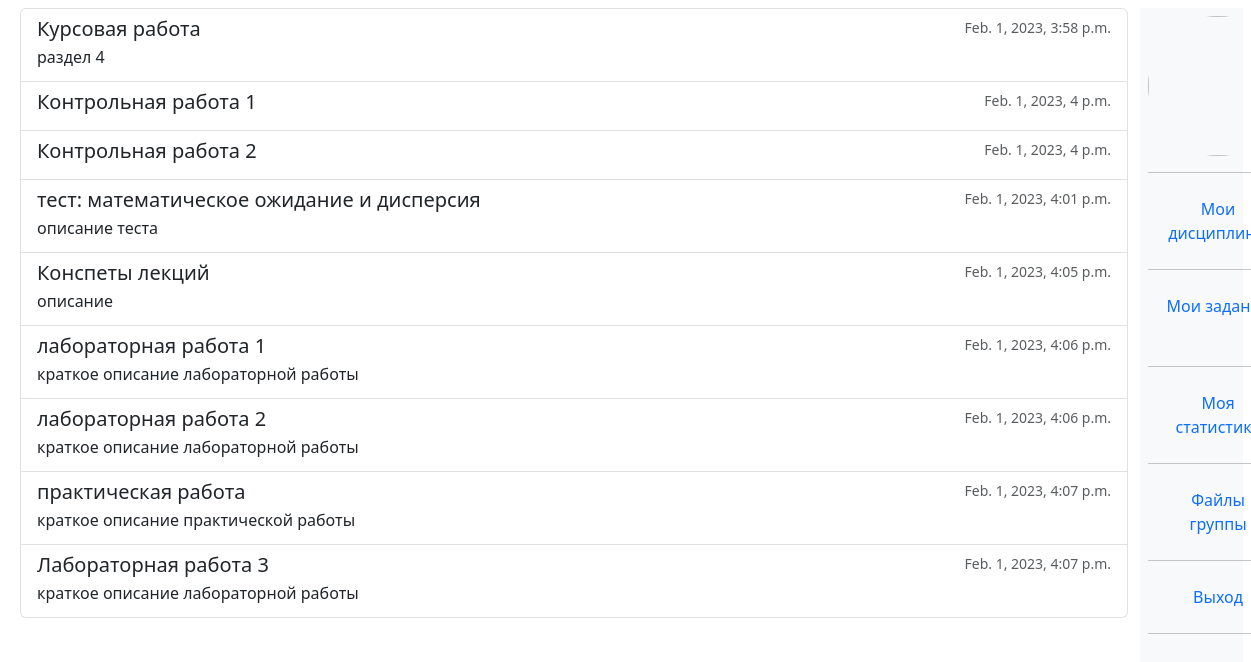
Before: /subject/1 (signed in) with the older database file.
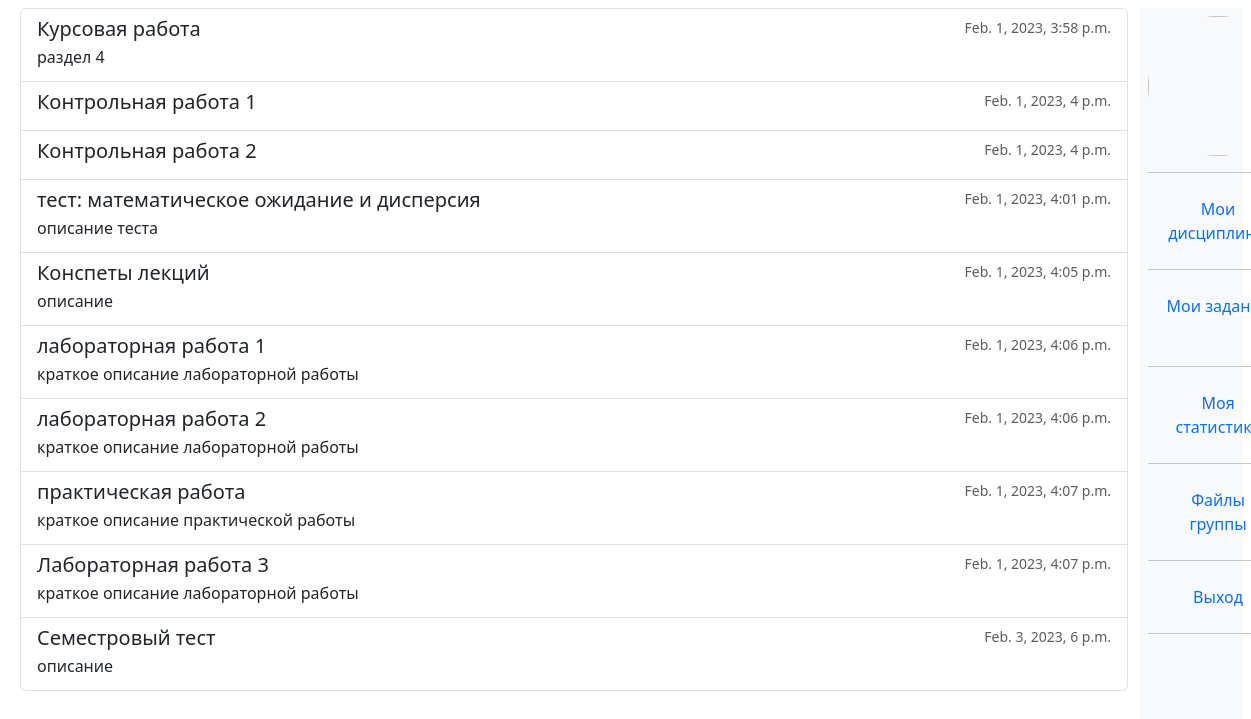
After: the same page with the newer database file.
### univ_app/models.py (models this page shows, shortened)
class Task(models.Model):
    title = models.CharField(max_length=200, default = '', blank = True) #this field is present in Test itself
    description = models.TextField(default = '', blank = True) #this field is present in Test itself
    subject = models.ForeignKey("Subject", blank = True, null = True, on_delete = models.SET_NULL)
    created_at = models.DateTimeField(auto_now_add = True, null = True, blank = True)
    created_by = models.ForeignKey("Teacher", blank = True, null = True, on_delete = models.SET_NULL)
    class Meta:
        abstract = True
    def get_type(self):
        return str(self.__class__.__name__)

class CommonTask(Task):
    file = models.FileField(upload_to = "uploads/common_tasks/", blank = True, null = True)

class Test(Task):
    slug = models.SlugField(max_length = 120 , blank = True, null = True)
    link = models.CharField(max_length=1000, default = '')
    image = models.ImageField(upload_to = "uploads/", blank = True , null=True, default = "test.png")

class InfoTask(Task):
    file = models.FileField(upload_to = "uploads/info_tasks/", blank = True, null = True)

### univ_app/decorators.py (the view)
        def wrapper(request, *args, **kwargs):
            group = None
            if request.user.groups.exists():
                group = request.user.groups.all()[0].name
            if group in allowed_groups:
                return view_func(request, *args, **kwargs)
            else:
                return HttpResponse("У вас нет прав доступа к этой странице")

### univ_app/context_processors.py (called while the page is built)
def get_profile_picture_form(request):
    picture_form = PictureForm
    return {"picture_form": picture_form}

### univ_app/models.py (called while the page is built)
    @property
    def all_tasks(self):
        common_tasks = self.commontask_set.all()
        info_tasks = self.infotask_set.all()
        test_tasks = self.test_set.all()
        tasks = list(chain(common_tasks, info_tasks, test_tasks))
        tasks.sort(key = lambda task : task.created_at)
        return tasks

### univ_app/templatetags/user_tags.py (called while the page is built)
@register.filter(name='has_group')
def has_group(user, group_name):
    return user.groups.filter(name=group_name).exists()

### univ_app/views.py (called while the page is built)
@allowed_users(allowed_groups = ["teacher", "student"])
def ts_subject(request, subj_id):
    subject = Subject.objects.get(id = subj_id)
    tasks = subject.all_tasks
    ctx = {
    "subject":subject,
    "tasks":tasks,
    }
    return render(request,"mutual_views/ts_subject.html",ctx)

### templates/mutual_views/ts_subject.html (shortened to what this page needs)
{%extends "base.html"%}
{%load user_tags%}
{% block ts_subject %}
<div class="list-group">
  {%for task in tasks%}
  <a href="{%url 'ts_task' task.get_type task.id %}" class="list-group-item list-group-item-action flex-column align-items-start">
    <div class="d-flex w-100 justify-content-between">
      <h5 class="mb-1">{{task.title}} </h5>
      <small class="text-muted">{{task.created_at}}</small>
    </div>
    <p class="mb-1">{{task.description}}</p>
  </a>
  {%endfor%}
</div>
{% endblock %}

Changed rows visible on the page:
added Test: title "Семестровый тест", created_at "Feb. 3, 2023, 6 p.m.", description "описание"
